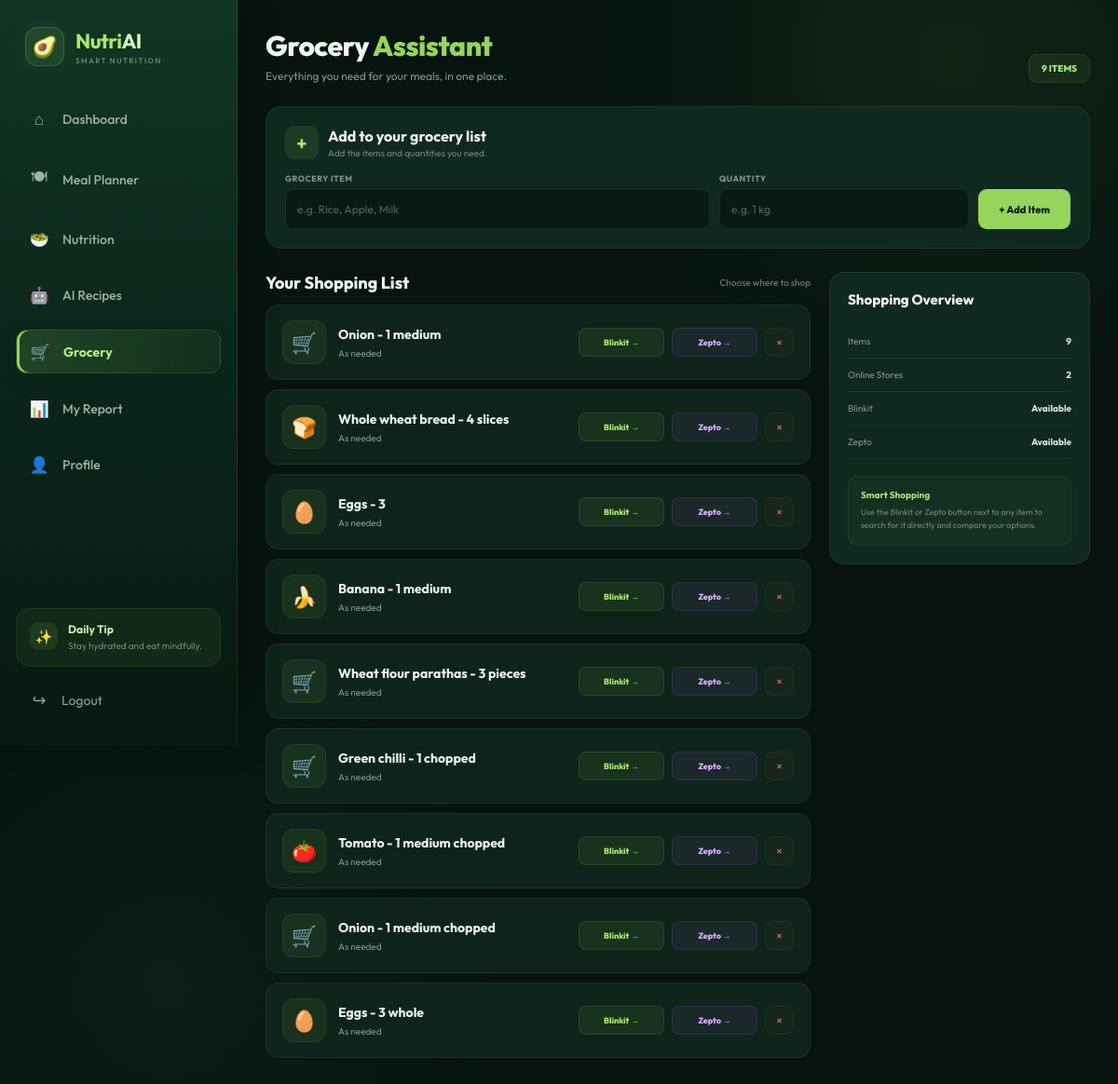
Page /grocery (signed in) on the committed database.
### app.py (models this page shows)
class GroceryItem(db.Model):
    id = db.Column(db.Integer, primary_key=True)
    item = db.Column(db.String(100), nullable=False)
    quantity = db.Column(db.String(50), nullable=False)
    price = db.Column(db.Float, nullable=False)
    user_id = db.Column(db.Integer, db.ForeignKey("user.id"), nullable=False)

### app.py (the view, shortened to what this page needs)
@app.route("/grocery", methods=["GET", "POST"])
def grocery():
    if "user_id" not in session:
        return redirect(url_for("login"))
    user = User.query.get(session["user_id"])
    if user is None:
        session.clear()
        return redirect(url_for("login"))
    grocery_items = GroceryItem.query.filter_by(
        user_id=user.id
    ).order_by(
        GroceryItem.id.desc()
    ).all()
    total = round(sum(item.price for item in grocery_items), 2)
    return render_template(
        "grocery.html",
        user=user,
        grocery_items=grocery_items,
        total=total
    )

### templates/grocery.html (shortened to what this page needs)
<!DOCTYPE html>
<html lang="en">
<head>
    <link rel="stylesheet"
          href="{{ url_for('static', filename='css/dashboard.css') }}">
    <link rel="stylesheet"
          href="{{ url_for('static', filename='css/sidebar.css') }}">
</head>
<body>
<div class="dashboard-container">
    {% include "_sidebar.html" %}
    <main class="main-content">
        <div class="grocery-page">
            <div class="grocery-top">
                <div class="grocery-title">
                    <h1>
                        Grocery <span>Assistant</span>
                    </h1>
                    <p>
                        Everything you need for your meals, in one place.
                    </p>
                </div>
                <div class="list-count">
                    {{ grocery_items|length }} ITEMS
                </div>
            </div>
            <section class="add-section">
                <div class="add-title">
                    <div class="add-title-icon">
                        +
                    </div>
                    <div>
                        <h2>
                            Add to your grocery list
                        </h2>
                        <p>
                            Add the items and quantities you need.
                        </p>
                    </div>
                </div>
                <form
                    method="POST"
                    action="{{ url_for('grocery') }}"
                    class="grocery-form"
                >
                    <div class="input-box">
                        <label>Grocery Item</label>
                        <input
                            type="text"
                            name="item"
                            placeholder="e.g. Rice, Apple, Milk"
                            required
                        >
                    </div>
                    <div class="input-box">
                        <label>Quantity</label>
                        <input
                            type="text"
                            name="quantity"
                            placeholder="e.g. 1 kg"
                            required
                        >
                    </div>
                    <button
                        type="submit"
                        class="add-btn"
                    >
                        + Add Item
                    </button>
                </form>
            </section>
            <div class="grocery-layout">
                <section class="list-panel">
                    <div class="section-heading">
                        <h2>Your Shopping List</h2>
                        <span>Choose where to shop</span>
                    </div>
                    {% if grocery_items %}
                        {% for grocery in grocery_items %}
                            <div class="grocery-card">
                                <div class="product-info">
                                    <div class="product-icon">
                                        {% set item_name = grocery.item|lower %}
                                        {% if 'apple' in item_name %}
                                            🍎
                                        {% elif 'banana' in item_name %}
                                            🍌
                                        {% elif 'milk' in item_name %}
                                            🥛
                                        {% elif 'egg' in item_name %}
                                            🥚
                                        {% elif 'bread' in item_name %}
                                            🍞
                                        {% elif 'rice' in item_name %}
                                            🍚
                                        {% elif 'chicken' in item_name %}
                                            🍗
                                        {% elif 'tomato' in item_name %}
                                            🍅
                                        {% elif 'potato' in item_name %}
                                            🥔
                                        {% elif 'carrot' in item_name %}
                                            🥕
                                        {% elif 'spinach' in item_name %}
                                            🥬
                                        {% elif 'broccoli' in item_name %}
                                            🥦
                                        {% elif 'orange' in item_name %}
                                            🍊
                                        {% elif 'mango' in item_name %}
                                            🥭
                                        {% elif 'grape' in item_name %}
                                            🍇
                                        {% elif 'paneer' in item_name %}
                                            🧀
                                        {% else %}
                                            🛒
                                        {% endif %}
                                    </div>
                                    <div class="product-details">
                                        <h3>
                                            {{ grocery.item }}
                                        </h3>
                                        <div class="product-meta">
                                            <span class="quantity">
                                                {{ grocery.quantity }}
                                            </span>
                                        </div>
                                    </div>
                                </div>
                                <div class="shopping-area">
                                    <a
                                        href="https://blinkit.com/s/?q={{ grocery.item|urlencode }}"
                                        target="_blank"
                                        rel="noopener noreferrer"
                                        class="shop-link blinkit-link"
                                    >
                                        Blinkit →
                                    </a>
                                    <a
                                        href="https://www.zeptonow.com/search?query={{ grocery.item|urlencode }}"
                                        target="_blank"
                                        rel="noopener noreferrer"
                                        class="shop-link zepto-link"
                                    >
                                        Zepto →
                                    </a>
                                    <a
                                        href="{{ url_for('delete_grocery', item_id=grocery.id) }}"
                                        class="remove-link"
                                        title="Remove item"
                                        onclick="return confirm('Remove this item?');"
                                    >
                                        ×
                                    </a>
                                </div>
                            </div>
                        {% endfor %}
                    {% endif %}
                </section>
                <aside class="shopping-summary">
                    <div class="summary-heading">
                        Shopping Overview
                    </div>
                    <div class="summary-row">
                        <span>Items</span>
                        <span>
                            {{ grocery_items|length }}
                        </span>
                    </div>
                    <div class="summary-row">
                        <span>Online Stores</span>
                        <span>2</span>
                    </div>
                    <div class="summary-row">
                        <span>Blinkit</span>
                        <span>Available</span>
                    </div>
                    <div class="summary-row">
                        <span>Zepto</span>
                        <span>Available</span>
                    </div>
                    <div class="shopping-help">
                        <strong>Smart Shopping</strong>
                        <p>
                            Use the Blinkit or Zepto button next to any item
                            to search for it directly and compare your options.
                        </p>
                    </div>
                </aside>
            </div>
        </div>
    </main>
</div>
</body>
</html>

### templates/_sidebar.html
<aside class="sidebar">
    <div class="brand">
        <div class="brand-icon">
            🥑
        </div>
        <div class="brand-text">
            <h2>Nutri<span>AI</span></h2>
            <small>SMART NUTRITION</small>
        </div>
    </div>
    <nav class="navigation">
        <a href="{{ url_for('dashboard') }}" class="nav-item{{ ' active' if request.endpoint == 'dashboard' else '' }}">
            <span>⌂</span>
            <label>Dashboard</label>
        </a>
        <a href="{{ url_for('mealplanner') }}" class="nav-item{{ ' active' if request.endpoint == 'mealplanner' else '' }}">
            <span>🍽</span>
            <label>Meal Planner</label>
        </a>
        <a href="{{ url_for('nutrition') }}" class="nav-item{{ ' active' if request.endpoint == 'nutrition' else '' }}">
            <span>🥗</span>
            <label>Nutrition</label>
        </a>
        <a href="{{ url_for('recipe') }}" class="nav-item{{ ' active' if request.endpoint == 'recipe' else '' }}">
            <span>🤖</span>
            <label>AI Recipes</label>
        </a>
        <a href="{{ url_for('grocery') }}" class="nav-item{{ ' active' if request.endpoint == 'grocery' else '' }}">
            <span>🛒</span>
            <label>Grocery</label>
        </a>
        <a href="{{ url_for('report') }}" class="nav-item{{ ' active' if request.endpoint == 'report' else '' }}">
            <span>📊</span>
            <label>My Report</label>
        </a>
        <a href="{{ url_for('profile') }}" class="nav-item{{ ' active' if request.endpoint == 'profile' else '' }}">
            <span>👤</span>
            <label>Profile</label>
        </a>
    </nav>
    <div class="sidebar-bottom">
        <div class="mini-tip">
            <div class="tip-icon">✨</div>
            <div>
                <strong>Daily Tip</strong>
                <p>Stay hydrated and eat mindfully.</p>
            </div>
        </div>
        <a href="{{ url_for('logout') }}" class="logout">
            <span>↪</span>
            <label>Logout</label>
        </a>
    </div>
</aside>

### static/css/dashboard.css (style rules this page uses)
* { margin: 0; padding: 0; box-sizing: border-box; }
:root { --bg: #06130e; --bg-2: #081a12; --sidebar: #07170f; --card: #0d2419; --card-2: #102b1f; --green: #9be15d; --green-light: #c9f89b; --green-dark: #4f9258; --white: #f4f8f4; --text: #dce8df; --muted: #8fa699; --border: rgba(155, 225, 93, 0.11); --radius: 22px; }
html { scroll-behavior: smooth; }
body { font-family: 'Outfit', sans-serif; background: radial-gradient( circle at 85% 5%, rgba(110, 190, 90, 0.10), transparent 25% ), radial-gradient( circle at 15% 90%, rgba(70, 150, 90, 0.08), transparent 25% ), var(--bg); color: var(--white); min-height: 100vh; }
.sidebar { position: fixed; left: 0; top: 0; bottom: 0; width: 255px; display: flex; flex-direction: column; padding: 28px 18px; background: linear-gradient( 180deg, #0c2418 0%, #06150e 100% ); border-right: 1px solid var(--border); z-index: 100; }
.brand { display: flex; align-items: center; gap: 12px; padding: 5px 10px 35px; }
.brand-icon { width: 45px; height: 45px; display: grid; place-items: center; background: rgba(155, 225, 93, 0.09); border: 1px solid rgba(155, 225, 93, 0.18); border-radius: 14px; font-size: 22px; box-shadow: 0 10px 35px rgba(155, 225, 93, 0.06); }
.brand h2 { font-size: 24px; font-weight: 800; letter-spacing: -0.8px; }
.brand h2 span { color: var(--green); }
.brand small { display: block; margin-top: 2px; color: var(--muted); font-size: 9px; letter-spacing: 1.5px; }
.navigation { display: flex; flex-direction: column; gap: 7px; }
.nav-item { display: flex; align-items: center; gap: 14px; padding: 13px 15px; color: #91a69a; text-decoration: none; border-radius: 14px; font-size: 14px; font-weight: 500; transition: transform .25s ease, background .25s ease, color .25s ease; }
.nav-item span { width: 22px; text-align: center; font-size: 18px; }
.nav-item.active { color: #07130c; background: var(--green); font-weight: 700; box-shadow: 0 10px 28px rgba(155, 225, 93, 0.13); }
.sidebar-bottom { margin-top: auto; }
.mini-tip { display: flex; gap: 10px; padding: 14px; margin-bottom: 18px; background: rgba(155, 225, 93, 0.045); border: 1px solid var(--border); border-radius: 16px; }
.tip-icon { font-size: 20px; }
.mini-tip strong { font-size: 12px; }
.mini-tip p { margin-top: 3px; color: var(--muted); font-size: 10px; line-height: 1.4; }
.logout { display: flex; align-items: center; gap: 12px; padding: 12px 15px; color: #84988c; text-decoration: none; border-radius: 13px; transition: .2s ease; }

### rows in the picture
GroceryItem: item "Onion - 1 medium", quantity "As needed"
GroceryItem: item "Whole wheat bread - 4 slices", quantity "As needed"
GroceryItem: item "Eggs - 3", quantity "As needed"
GroceryItem: item "Banana - 1 medium", quantity "As needed"
GroceryItem: item "Wheat flour parathas - 3 pieces", quantity "As needed"
GroceryItem: item "Green chilli - 1 chopped", quantity "As needed"
GroceryItem: item "Tomato - 1 medium chopped", quantity "As needed"
GroceryItem: item "Onion - 1 medium chopped", quantity "As needed"
GroceryItem: item "Eggs - 3 whole", quantity "As needed"

### other values in the picture
{{ grocery_items|length }} "9"
